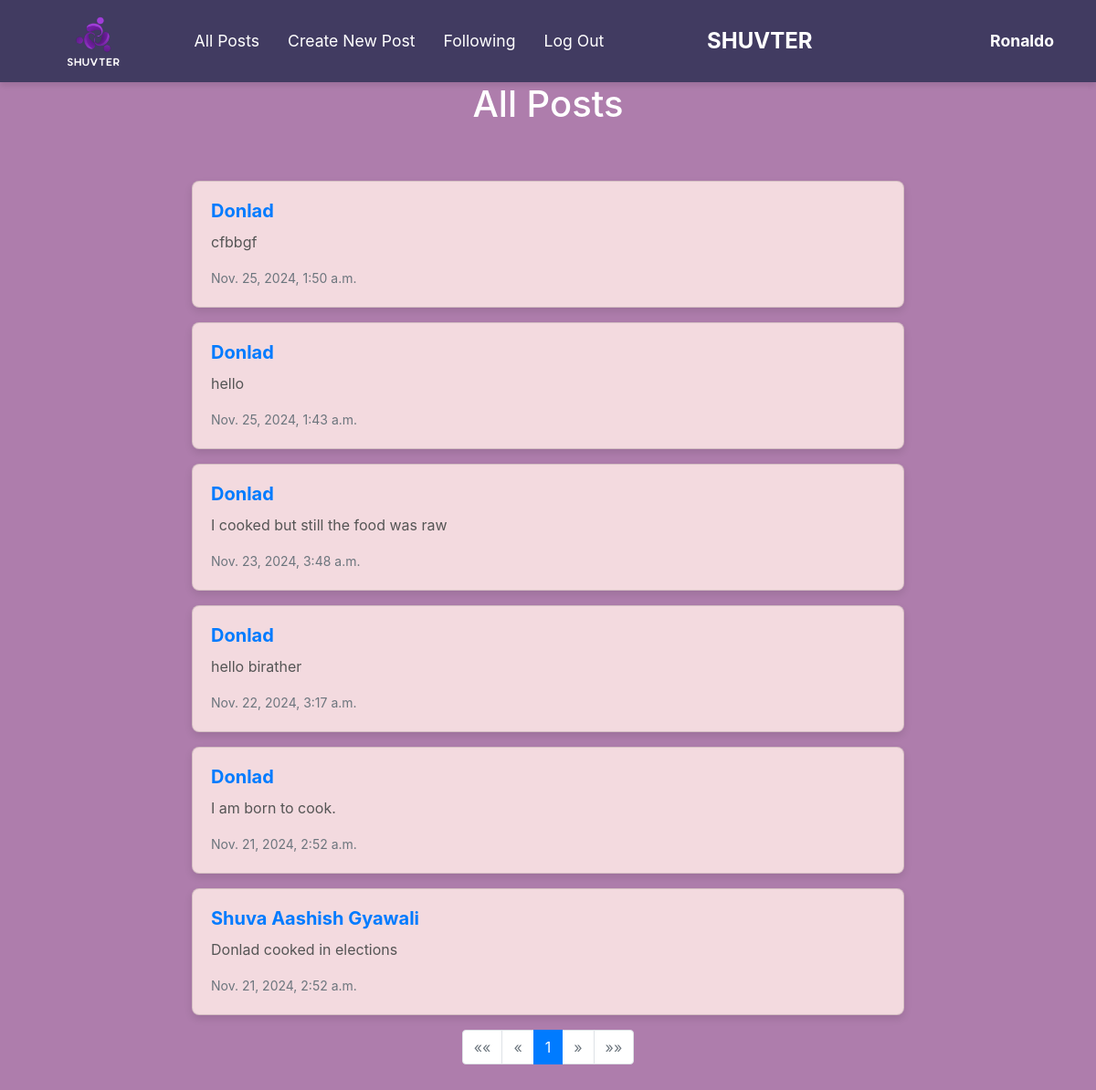
The app's page / (signed in) with its own data.
### network/models.py (models this page shows, shortened)
class User(AbstractUser):
    pass

class Post(models.Model):
    author = models.ForeignKey(User, on_delete=models.CASCADE, related_name="posts")
    content = models.TextField()
    created_at = models.DateTimeField(auto_now_add=True)

### network/views.py (the view)
# urls.py: path("", views.index, name="index"),
def index(request):
    if request.method == "POST":
        author = request.user
        content=request.POST["content"]
        post = Post(author=author, content=content)
        post.save()
    posts = Post.objects.all().order_by("-created_at")
    paginator = Paginator(posts, 10)
    pageNumber = request.GET.get('page')
    pages= paginator.get_page(pageNumber)
    return render(request, "network/index.html",{
        "posts":posts,
        "pages":pages
    })

### network/templates/network/index.html (shortened to what this page needs)
{% extends "network/layout.html" %}
{% load static %}
{% block body %}
    <h1>All Posts</h1>
    <div id="all-posts">
    {% for post in pages %}
        <div class="card mb-3">
            <div class="card-body">
                <h5 class="card-title"><a href="{% url 'profile' post.author.id %}">{{ post.author }}</a></h5>
                <p class="card-text">{{ post.content }}</p>
                <p class="card-text"><small class="text-muted">{{ post.created_at }}</small></p>
            </div>
        </div>
    {% endfor %}
    <nav aria-label="Page navigation">
        <ul class="pagination justify-content-center">
            {% if pages.has_previous %}
                <li class="page-item">
                    <a class="page-link" href="?page=1" aria-label="First">
                        <span aria-hidden="true">&laquo;&laquo;</span>
                    </a>
                </li>
                <li class="page-item">
                    <a class="page-link" href="?page={{ pages.previous_page_number }}" aria-label="Previous">
                        <span aria-hidden="true">&laquo;</span>
                    </a>
                </li>
            {% else %}
                <li class="page-item disabled">
                    <span class="page-link">&laquo;&laquo;</span>
                </li>
                <li class="page-item disabled">
                    <span class="page-link">&laquo;</span>
                </li>
            {% endif %}
            {% for num in pages.paginator.page_range %}
                {% if num == pages.number %}
                    <li class="page-item active">
                        <span class="page-link">{{ num }}</span>
                    </li>
                {% else %}
                    <li class="page-item">
                        <a class="page-link" href="?page={{ num }}">{{ num }}</a>
                    </li>
                {% endif %}
            {% endfor %}
            {% if pages.has_next %}
                <li class="page-item">
                    <a class="page-link" href="?page={{ pages.next_page_number }}" aria-label="Next">
                        <span aria-hidden="true">&raquo;</span>
                    </a>
                </li>
                <li class="page-item">
                    <a class="page-link" href="?page={{ pages.paginator.num_pages }}" aria-label="Last">
                        <span aria-hidden="true">&raquo;&raquo;</span>
                    </a>
                </li>
            {% else %}
                <li class="page-item disabled">
                    <span class="page-link">&raquo;</span>
                </li>
                <li class="page-item disabled">
                    <span class="page-link">&raquo;&raquo;</span>
                </li>
            {% endif %}
        </ul>
    </nav>
    </div>
{% endblock %}

### network/templates/network/layout.html (shortened to what this page needs)
{% load static %}
<!DOCTYPE html>
<html lang="en">
    <head>
        <link rel="stylesheet" href="https://stackpath.bootstrapcdn.com/bootstrap/4.4.1/css/bootstrap.min.css">
        <link href="{% static 'network/styles.css' %}" rel="stylesheet">
    </head>
    <body>
        <nav class="navbar navbar-expand-lg navbar-light bg-light">
            <div class="container-fluid">
                <div class="d-flex align-items-center">
                    <a class="navbar-brand" href="{% url 'index' %}">
                        <img src="{% static 'network/logo.png' %}" alt="Logo">
                    </a>
                    <ul class="navbar-nav ml-3">
                        <li class="nav-item">
                            <a class="nav-link" id="showAllPostsLink" href="{% url 'index' %}">All Posts</a>
                        </li>
                        <li class="nav-item">
                            <a class="nav-link" id="showNewPostLink" href="{% url 'index' %}">Create New Post</a>
                        </li>
                        {% if user.is_authenticated %}
                            <li class="nav-item">
                                <a class="nav-link" href="{% url 'following' %}">Following</a>
                            </li>
                            <li class="nav-item">
                                <a class="nav-link" href="{% url 'logout' %}">Log Out</a>
                            </li>
                        {% endif %}
                    </ul>
                </div>
                <div class="mx-auto">
                    <span class="navbar-text">SHUVTER</span>
                </div>
                <div class="d-flex align-items-center ml-auto">
                    {% if user.is_authenticated %}
                        <a class="nav-link" href="{% url 'profile' user.id %}"><strong>{{ user.username }}</strong></a>
                    {% endif %}
                </div>
            </div>
        </nav>
        <div class="body">
            {% block body %}
            {% endblock %}
        </div>
    </body>
</html>

### network/static/network/styles.css (style rules this page uses)
.navbar-nav { margin: auto; }
.navbar-brand img { height: 60px; width: auto; }
.navbar-text { font-size: 1.5rem; font-weight: bold; color: #FFFFFF !important; }
.navbar.navbar-light { background-color: #413B61 !important; }
body { background-color: #AE7DAC; }
.navbar .nav-link { color: #FFFFFF !important; font-size: 1.1rem; padding: 10px 15px; }
.navbar-nav .nav-item { margin-right: 15px; }
.navbar { padding-top: 10px; padding-bottom: 10px; display: flex; justify-content: space-between; align-items: center; }
.navbar .navbar-text { flex-grow: 1; text-align: center; }
.navbar.navbar-light { box-shadow: 0 4px 6px rgba(0, 0, 0, 0.1); }
#all-posts { display: flex; flex-direction: column; align-items: center; max-width: 800px; margin: 50px auto; padding: 10px; }
.card { background-color: #F3DADF; border-radius: 8px; box-shadow: 0 4px 8px rgba(0, 0, 0, 0.1); overflow: hidden; width: 100%; margin-bottom: 20px; transition: transform 0.3s ease, box-shadow 0.3s ease; }
.card-body { padding: 20px; }
.card-title { font-size: 1.25rem; font-weight: bold; color: #333; margin-bottom: 10px; }
.card-text { font-size: 1rem; color: #555; margin-bottom: 15px; }
.text-muted { font-size: 0.875rem; color: #888; }
p { font-size: 1rem; color: #555; }
a { color: #007bff; text-decoration: none; }
body h1 { text-align: center; font-size: 2.5rem; color: #FFFFFF; }

### records on screen
User: username "Ronaldo"
Post: author "Donlad", content "cfbbgf", created_at "Nov. 25, 2024, 1:50 a.m."
Post: author "Donlad", content "hello", created_at "Nov. 25, 2024, 1:43 a.m."
Post: author "Donlad", content "I cooked but still the food was raw", created_at "Nov. 23, 2024, 3:48 a.m."
Post: author "Donlad", content "hello birather", created_at "Nov. 22, 2024, 3:17 a.m."
Post: author "Donlad", content "I am born to cook.", created_at "Nov. 21, 2024, 2:52 a.m."
Post: author "Shuva Aashish Gyawali", content "Donlad cooked in elections", created_at "Nov. 21, 2024, 2:52 a.m."

### other values on screen
{{ num }} "1"
